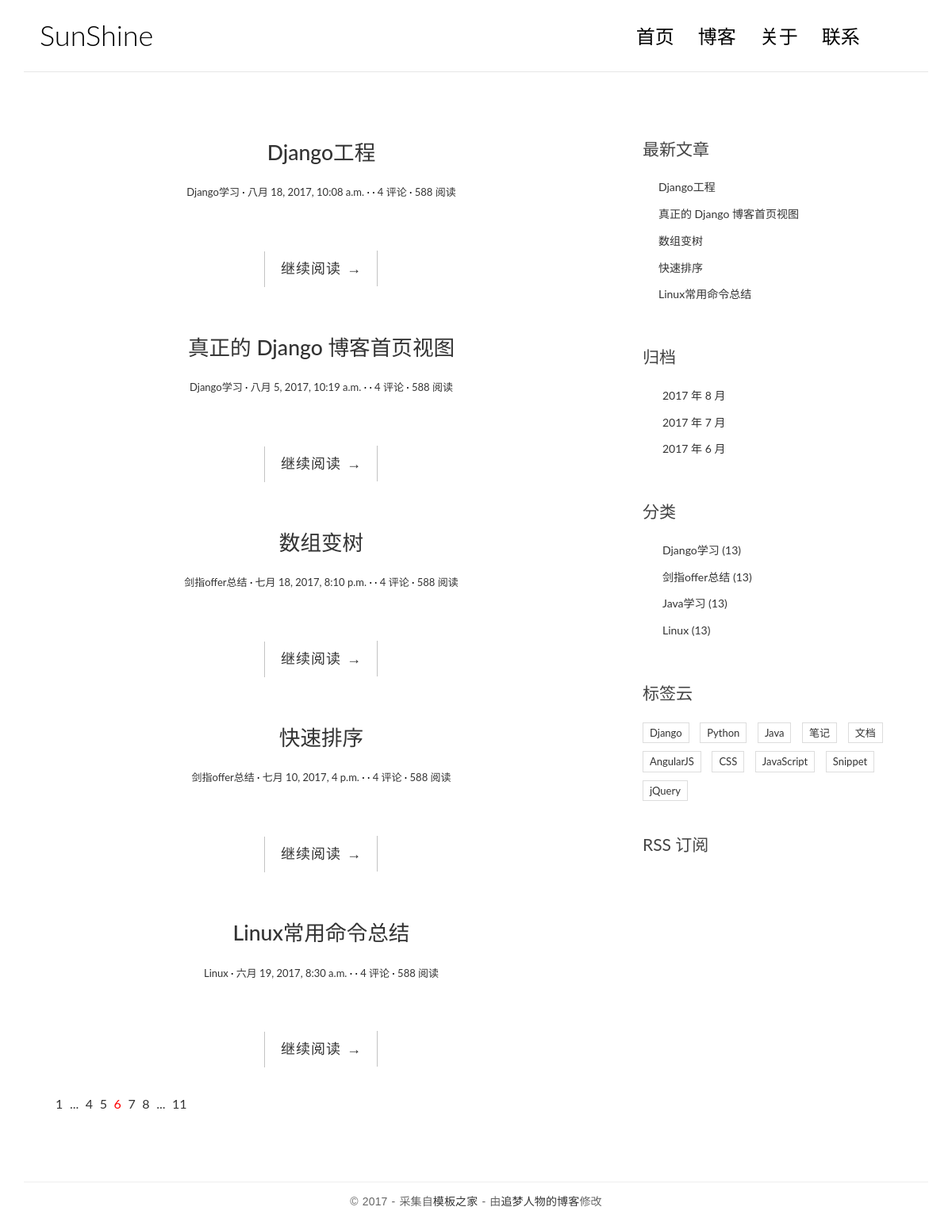
The page / on the database its author committed.
### blog/models.py (models this page shows, shortened)
@python_2_unicode_compatible
class Post(models.Model):
    title = models.CharField(max_length=70)
    body = models.TextField()
    created_time = models.DateTimeField()
    modified_time = models.DateTimeField()
    excerpt = models.CharField(max_length=200, blank=True)
    category = models.ForeignKey(Category)
    tags = models.ManyToManyField(Tag, blank=True)
    author = models.ForeignKey(User)
    def get_absolute_url(self):
        return reverse('blog:detail',kwargs={'pk':self.pk})
    class Meta:
        ordering = ['-created_time']

@python_2_unicode_compatible
class Category(models.Model):
    name = models.CharField(max_length=100)

### blog/views.py (the view)
# urls.py: url(r'^$', views.index, name='index'),
def index(request):
    post_list = Post.objects.all().order_by('-created_time')
    return render(request, 'blog/index.html', context={
        'post_list': post_list,
    })

### blog/templatetags/blog_tags.py (called while the page is built)
@register.simple_tag
def get_recent_posts(num=5):
    return Post.objects.all().order_by('-created_time')[:num]

@register.simple_tag
def archives():
    return Post.objects.dates('created_time', 'month', order='DESC')

@register.simple_tag
def get_categories():
    return Category.objects.all()

### templates/blog/index.html (shortened to what this page needs)
{% extends 'base.html' %}
            {% block main %}
                {% for post in post_list %}
                <article class="post post-{{post.pk}}">
                    <header class="entry-header">
                        <h1 class="entry-title">
                            <a href="{{post.get_absolute_url}}">{{post.title}}</a>
                        </h1>
                        <div class="entry-meta">
                            <span class="post-category"><a href="#">{{post.category.name}}</a></span>
                            <span class="post-date"><a href="#"><time class="entry-date"
                                                                      datetime="{{post.created_time}}">{{post.created_time}}</time></a></span>
                            <span class="post-author"><a href="#">{{加油向日葵}}</a></span>
                            <span class="comments-link"><a href="#">4 评论</a></span>
                            <span class="views-count"><a href="#">588 阅读</a></span>
                        </div>
                    </header>
                    <div class="entry-content clearfix">
                        <div class="read-more cl-effect-14">
                            <a href="{{post.get_absolute_url}}" class="more-link">继续阅读 <span class="meta-nav">→</span></a>
                        </div>
                    </div>
                </article>
                {% empty %}
                    <div class="no-post">暂时还没有发布的文章！</div>
                {% endfor %}
                <div class="pagination">
                    <ul>
                        <li><a href="">1</a></li>
                        <li><a href="">...</a></li>
                        <li><a href="">4</a></li>
                        <li><a href="">5</a></li>
                        <li class="current"><a href="">6</a></li>
                        <li><a href="">7</a></li>
                        <li><a href="">8</a></li>
                        <li><a href="">...</a></li>
                        <li><a href="">11</a></li>
                    </ul>
                </div>
                {% endblock main %}

### templates/base.html (shortened to what this page needs)
{% load staticfiles %}
{% load blog_tags %}
<!DOCTYPE html>
<html>
<head>
    <link rel="stylesheet" href="http://code.ionicframework.com/ionicons/2.0.1/css/ionicons.min.css">
    <link rel="stylesheet" href="{% static 'blog/css/bootstrap.min.css' %}">
    <link rel="stylesheet" href="{% static 'blog/css/pace.css' %}">
    <link rel="stylesheet" href="{% static 'blog/css/custom.css' %}">
    <link rel="stylesheet" href="{% static 'blog/css/highlights/github.css' %}">
</head>
<body>
<div class="container">
    <header id="site-header">
        <div class="row">
            <div class="col-md-4 col-sm-5 col-xs-8">
                <div class="logo">
                    <h1><a href="{% url 'blog:index' %}">SunShine</a></h1>
                </div>
            </div>
            <div class="col-md-8 col-sm-7 col-xs-4">
                <nav class="main-nav" role="navigation">
                    <div class="collapse navbar-collapse" id="bs-example-navbar-collapse-1">
                        <ul class="nav navbar-nav navbar-right">
                            <li class="cl-effect-11"><a href="index.html" data-hover="首页">首页</a></li>
                            <li class="cl-effect-11"><a href="full-width.html" data-hover="博客">博客</a></li>
                            <li class="cl-effect-11"><a href="about.html" data-hover="关于">关于</a></li>
                            <li class="cl-effect-11"><a href="contact.html" data-hover="联系">联系</a></li>
                        </ul>
                    </div>
                </nav>
            </div>
        </div>
    </header>
</div>
<div class="content-body">
    <div class="container">
        <div class="row">
            <main class="col-md-8">
                {% block main %}
                {% endblock main %}
            </main>
            <aside class="col-md-4">
                <div class="widget widget-recent-posts">
                    <h3 class="widget-title">最新文章</h3>
                    {% get_recent_posts as recent_post_list %}
                    <ul>
                        {% for post in recent_post_list %}
                            <li>
                                <a href="{{ post.get_absolute_url }}">{{ post.title }}</a>
                            </li>
                        {% empty %}
                            暂无文章！
                        {% endfor %}
                    </ul>
                </div>
                <div class="widget widget-archives">
                    <h3 class="widget-title">归档</h3>
                    {% archives as date_list %}
                    <ul>
                        {% for date in date_list %}
                            <li>
                                <a href="{% url 'blog:archives' date.year date.month %}">
                                    {{ date.year }} 年 {{ date.month }} 月
                                </a>
                            </li>
                        {% empty %}
                            暂无归档！
                        {% endfor %}
                    </ul>
                </div>
                <div class="widget widget-category">
                    <h3 class="widget-title">分类</h3>
                    {% get_categories as category_list %}
                    <ul>
                        {% for category in category_list %}
                            <li>
                                <a href="{% url 'blog:category' category.pk %}">{{ category.name }} <span class="post-count">(13)</span></a>
                            </li>
                        {% empty %}
                            暂无分类！
                        {% endfor %}
                    </ul>
                </div>
                <div class="widget widget-tag-cloud">
                    <h3 class="widget-title">标签云</h3>
                    <ul>
                        <li>
                            <a href="#">Django</a>
                        </li>
                        <li>
                            <a href="#">Python</a>
                        </li>
                        <li>
                            <a href="#">Java</a>
                        </li>
                        <li>
                            <a href="#">笔记</a>
                        </li>
                        <li>
                            <a href="#">文档</a>
                        </li>
                        <li>
                            <a href="#">AngularJS</a>
                        </li>
                        <li>
                            <a href="#">CSS</a>
                        </li>
                        <li>
                            <a href="#">JavaScript</a>
                        </li>
                        <li>
                            <a href="#">Snippet</a>
                        </li>
                        <li>
                            <a href="#">jQuery</a>
                        </li>
                    </ul>
                </div>
                <div class="rss">
                    <a href=""> RSS 订阅</a>
                </div>
            </aside>
        </div>
    </div>
</div>
<footer id="site-footer">
    <div class="container">
        <div class="row">
            <div class="col-md-12">
                <p class="copyright">&copy 2017 - 采集自<a href="http://www.cssmoban.com/"
                                                        target="_blank" title="模板之家">模板之家</a>
                    - 由<a href="http://zmrenwu.com/" title="网页模板" target="_blank">追梦人物的博客</a>修改
                </p>
            </div>
        </div>
    </div>
</footer>
</body>
</html>

### blog/static/blog/css/custom.css (style rules this page uses)
* { outline: none; }
h1, h2, h3, h4, h5, h6 { margin-top: 0; }
a { color: #333; }
body { color: #444; font-family: 'Lato', sans-serif; }
p { font-family: 'Ubuntu', sans-serif; font-weight: 400; word-spacing: 1px; letter-spacing: 0.01em; }
#site-header { background-color: #FFF; padding: 25px 20px; margin-bottom: 40px; border-bottom: 1px solid #e7e7e7; }
.logo h1 a { color: #000; }
.logo h1 { margin: 0; font-family: 'Lato', sans-serif; font-weight: 300; }
.main-nav { margin-top: 11px; max-width: 95%; }
.main-nav a { color: #000000 !important; padding: 0 0 5px 0 !important; margin-right: 30px; font-family: 'Lato', sans-serif; font-weight: 300; font-size: 24px; }
.cl-effect-11 a { padding: 10px 0; color: #0972b4; text-shadow: none; }
.cl-effect-11 a::before { position: absolute; top: 0; left: 0; overflow: hidden; padding: 0 0 5px 0 !important; max-width: 0; border-bottom: 1px solid #000; color: #000; content: attr(data-hover); white-space: nowrap; -webkit-transition: max-width 0.5s; -moz-transition: max-width 0.5s; transition: max-width 0.5s; }
.content-body { padding-bottom: 4em; }
.post { background: #fff; padding: 30px 30px 0; }
.entry-title { text-align: center; font-size: 1.9em; margin-bottom: 20px; line-height: 1.6; padding: 10px 20px 0; }
.entry-meta { text-align: center; color: #DDDDDD; font-size: 13px; margin-bottom: 30px; }
.entry-content { font-size: 18px; line-height: 1.9; font-weight: 300; color: #000; }
.post-category::after, .post-date::after, .post-author::after, .comments-link::after { content: ' ·'; color: #000; }
.read-more { font-family: 'Ubuntu', sans-serif; font-weight: 400; word-spacing: 1px; letter-spacing: 0.01em; text-align: center; margin-top: 20px; }
.cl-effect-14 a { padding: 0 20px; height: 45px; line-height: 45px; position: relative; display: inline-block; margin: 15px 25px; letter-spacing: 1px; font-weight: 400; text-shadow: 0 0 1px rgba(255, 255, 255, 0.3); }
.cl-effect-14 a::before, .cl-effect-14 a::after { position: absolute; width: 45px; height: 1px; background: #C3C3C3; content: ''; -webkit-transition: all 0.3s; -moz-transition: all 0.3s; transition: all 0.3s; pointer-events: none; }
.cl-effect-14 a::before { top: 0; left: 0; -webkit-transform: rotate(90deg); -moz-transform: rotate(90deg); transform: rotate(90deg); -webkit-transform-origin: 0 0; -moz-transform-origin: 0 0; transform-origin: 0 0; }
.cl-effect-14 a::after { right: 0; bottom: 0; -webkit-transform: rotate(90deg); -moz-transform: rotate(90deg); transform: rotate(90deg); -webkit-transform-origin: 100% 0; -moz-transform-origin: 100% 0; transform-origin: 100% 0; }
.widget { background: #fff; padding: 30px 0 0; }
.widget-title { font-size: 1.5em; margin-bottom: 20px; line-height: 1.6; padding: 10px 0 0; font-weight: 400; }
.widget-recent-posts ul { padding: 0; margin: 0; padding-left: 20px; }
.widget-recent-posts ul li { list-style-type: none; position: relative; line-height: 170%; margin-bottom: 10px; }
.widget-recent-posts ul li::before { content: '\f3d3'; font-family: "Ionicons"; position: absolute; left: -17px; top: 3px; font-size: 16px; color: #000; }
.widget-archives ul { padding: 0; margin: 0; padding-left: 25px; }
.widget-archives ul li { list-style-type: none; position: relative; line-height: 170%; margin-bottom: 10px; }
.widget-archives ul li::before { content: '\f3f3'; font-family: "Ionicons"; position: absolute; left: -25px; top: 1px; font-size: 16px; color: #000; }
.widget-category ul { padding: 0; margin: 0; padding-left: 25px; }
.widget-category ul li { list-style-type: none; position: relative; line-height: 170%; margin-bottom: 10px; }
.widget-category ul li::before { content: '\f3fe'; font-family: "Ionicons"; position: absolute; left: -25px; top: 1px; font-size: 18px; color: #000; }
.widget-tag-cloud ul { padding: 0; margin: 0; margin-right: -10px; }
.widget-tag-cloud ul li { list-style-type: none; font-size: 13px; display: inline-block; margin-right: 10px; margin-bottom: 10px; padding: 3px 8px; border: 1px solid #ddd; }
.rss { font-size: 21px; margin-top: 30px; }
.rss a { color: #444; }
#site-footer { padding-top: 10px; padding: 0 0 1.5em 0; }
.copyright { text-align: center; padding-top: 1em; margin: 0; border-top: 1px solid #eee; color: #666; }
.pagination ul { list-style: none; }
.pagination ul li { display: inline-block; font-size: 16px; margin-right: 5px; }
.current a { color: red; }

### rows shown on the page
Post: title "Django工程", category.name "Django学习", created_time "八月 18, 2017, 10:08 a.m."
Post: title "真正的 Django 博客首页视图", category.name "Django学习", created_time "八月 5, 2017, 10:19 a.m."
Post: title "数组变树", category.name "剑指offer总结", created_time "七月 18, 2017, 8:10 p.m."
Post: title "快速排序", category.name "剑指offer总结", created_time "七月 10, 2017, 4 p.m."
Post: title "Linux常用命令总结", category.name "Linux", created_time "六月 19, 2017, 8:30 a.m."
Category: name "Django学习"
Category: name "剑指offer总结"
Category: name "Java学习"
Category: name "Linux"

### other values the page prints
{{ date.year }} "2017" "2017" "2017"
{{ date.month }} "8" "7" "6"
